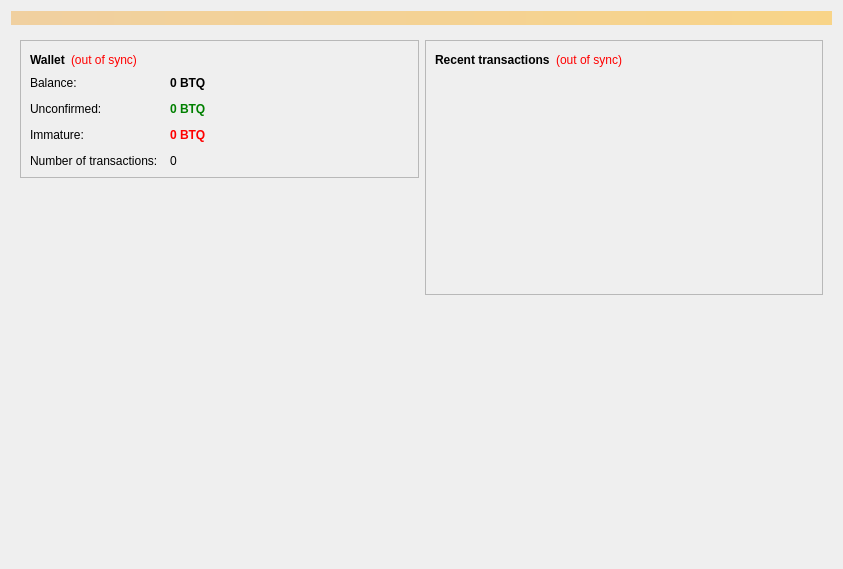
<?xml version="1.0" encoding="UTF-8"?>
<ui version="4.0">
 <class>OverviewPage</class>
 <widget class="QWidget" name="OverviewPage">
  <property name="geometry">
   <rect>
    <x>0</x>
    <y>0</y>
    <width>843</width>
    <height>569</height>
   </rect>
  </property>
  <property name="windowTitle">
   <string>Form</string>
  </property>
  <layout class="QVBoxLayout" name="topLayout">
   <item>
    <widget class="QLabel" name="labelAlerts">
     <property name="visible">
      <bool>false</bool>
     </property>
     <property name="styleSheet">
      <string notr="true">background-color: qlineargradient(x1: 0, y1: 0, x2: 1, y2: 0, stop:0 #F0D0A0, stop:1 #F8D488); color:#000000;</string>
     </property>
     <property name="wordWrap">
      <bool>true</bool>
     </property>
     <property name="margin">
      <number>3</number>
     </property>
    </widget>
   </item>
   <item>
    <widget class="QFrame" name="frameMain">
     <layout class="QHBoxLayout" name="horizontalLayout" stretch="1,1">
      <item>
       <layout class="QVBoxLayout" name="verticalLayout_2">
        <item>
         <widget class="QFrame" name="frame">
          <property name="frameShape">
           <enum>QFrame::StyledPanel</enum>
          </property>
          <property name="frameShadow">
           <enum>QFrame::Raised</enum>
          </property>
          <layout class="QVBoxLayout" name="verticalLayout_4">
           <item>
            <layout class="QHBoxLayout" name="horizontalLayout_4">
             <item>
              <widget class="QLabel" name="label_5">
               <property name="font">
                <font>
                 <weight>75</weight>
                 <bold>true</bold>
                </font>
               </property>
               <property name="styleSheet">
                <string notr="true"/>
               </property>
               <property name="text">
                <string>Wallet</string>
               </property>
              </widget>
             </item>
             <item>
              <widget class="QLabel" name="labelWalletStatus">
               <property name="toolTip">
                <string>&lt;html&gt;&lt;head/&gt;&lt;body&gt;&lt;p&gt;The displayed information may be out of date. Your wallet automatically synchronizes with the BitCrystal network after a connection is established, but this process has not completed yet.&lt;/p&gt;&lt;/body&gt;&lt;/html&gt;</string>
               </property>
               <property name="styleSheet">
                <string notr="true">QLabel { color: red; }</string>
               </property>
               <property name="text">
                <string notr="true">(out of sync)</string>
               </property>
               <property name="alignment">
                <set>Qt::AlignLeading|Qt::AlignLeft|Qt::AlignVCenter</set>
               </property>
              </widget>
             </item>
             <item>
              <spacer name="horizontalSpacer_2">
               <property name="orientation">
                <enum>Qt::Horizontal</enum>
               </property>
               <property name="sizeHint" stdset="0">
                <size>
                 <width>40</width>
                 <height>20</height>
                </size>
               </property>
              </spacer>
             </item>
            </layout>
           </item>
           <item>
            <layout class="QFormLayout" name="formLayout_2">
             <property name="fieldGrowthPolicy">
              <enum>QFormLayout::AllNonFixedFieldsGrow</enum>
             </property>
             <property name="horizontalSpacing">
              <number>12</number>
             </property>
             <property name="verticalSpacing">
              <number>12</number>
             </property>
             <item row="0" column="0">
              <widget class="QLabel" name="label">
               <property name="styleSheet">
                <string notr="true"/>
               </property>
               <property name="text">
                <string>Balance:</string>
               </property>
              </widget>
             </item>
             <item row="0" column="1">
              <widget class="QLabel" name="labelBalance">
               <property name="font">
                <font>
                 <weight>75</weight>
                 <bold>true</bold>
                </font>
               </property>
               <property name="cursor">
                <cursorShape>IBeamCursor</cursorShape>
               </property>
               <property name="toolTip">
                <string>Your current balance</string>
               </property>
               <property name="styleSheet">
                <string notr="true"/>
               </property>
               <property name="text">
                <string notr="true">0 BTQ</string>
               </property>
               <property name="textInteractionFlags">
                <set>Qt::LinksAccessibleByMouse|Qt::TextSelectableByKeyboard|Qt::TextSelectableByMouse</set>
               </property>
              </widget>
             </item>
             <item row="1" column="0">
              <widget class="QLabel" name="label_3">
               <property name="styleSheet">
                <string notr="true"/>
               </property>
               <property name="text">
                <string>Unconfirmed:</string>
               </property>
              </widget>
             </item>
             <item row="1" column="1">
              <widget class="QLabel" name="labelUnconfirmed">
               <property name="font">
                <font>
                 <weight>75</weight>
                 <bold>true</bold>
                </font>
               </property>
               <property name="cursor">
                <cursorShape>IBeamCursor</cursorShape>
               </property>
               <property name="toolTip">
                <string>Total of transactions that have yet to be confirmed, and do not yet count toward the current balance</string>
               </property>
               <property name="styleSheet">
                <string notr="true">QLabel { color: green; }</string>
               </property>
               <property name="text">
                <string notr="true">0 BTQ</string>
               </property>
               <property name="textInteractionFlags">
                <set>Qt::LinksAccessibleByMouse|Qt::TextSelectableByKeyboard|Qt::TextSelectableByMouse</set>
               </property>
              </widget>
             </item>
             <item row="2" column="0">
              <widget class="QLabel" name="labelImmatureText">
               <property name="styleSheet">
                <string notr="true"/>
               </property>
               <property name="text">
                <string>Immature:</string>
               </property>
              </widget>
             </item>
             <item row="2" column="1">
              <widget class="QLabel" name="labelImmature">
               <property name="font">
                <font>
                 <weight>75</weight>
                 <bold>true</bold>
                </font>
               </property>
               <property name="toolTip">
                <string>Mined balance that has not yet matured</string>
               </property>
               <property name="styleSheet">
                <string notr="true">QLabel { color: red; }</string>
               </property>
               <property name="text">
                <string notr="true">0 BTQ</string>
               </property>
               <property name="textInteractionFlags">
                <set>Qt::LinksAccessibleByMouse|Qt::TextSelectableByKeyboard|Qt::TextSelectableByMouse</set>
               </property>
              </widget>
             </item>
             <item row="3" column="0">
              <widget class="QLabel" name="label_2">
               <property name="text">
                <string>Number of transactions:</string>
               </property>
              </widget>
             </item>
             <item row="3" column="1">
              <widget class="QLabel" name="labelNumTransactions">
               <property name="toolTip">
                <string>Total number of transactions in wallet</string>
               </property>
               <property name="text">
                <string>0</string>
               </property>
              </widget>
             </item>
            </layout>
           </item>
          </layout>
         </widget>
        </item>
        <item>
         <widget class="QLabel" name="label_wallet_bgcoin">
          <property name="text">
           <string/>
          </property>
          <property name="pixmap">
           <pixmap resource="../bitcoin.qrc">:/images/wallet_bgcoin</pixmap>
          </property>
          <property name="scaledContents">
           <bool>false</bool>
          </property>
          <property name="alignment">
           <set>Qt::AlignCenter</set>
          </property>
          <property name="margin">
           <number>2</number>
          </property>
          <property name="indent">
           <number>-1</number>
          </property>
         </widget>
        </item>
        <item>
         <spacer name="verticalSpacer">
          <property name="orientation">
           <enum>Qt::Vertical</enum>
          </property>
          <property name="sizeType">
           <enum>QSizePolicy::Expanding</enum>
          </property>
          <property name="sizeHint" stdset="0">
           <size>
            <width>20</width>
            <height>20</height>
           </size>
          </property>
         </spacer>
        </item>
       </layout>
      </item>
      <item>
       <layout class="QVBoxLayout" name="verticalLayout_3">
        <item>
         <widget class="QFrame" name="frame_2">
          <property name="frameShape">
           <enum>QFrame::StyledPanel</enum>
          </property>
          <property name="frameShadow">
           <enum>QFrame::Raised</enum>
          </property>
          <layout class="QVBoxLayout" name="verticalLayout">
           <item>
            <layout class="QHBoxLayout" name="horizontalLayout_2">
             <item>
              <widget class="QLabel" name="label_4">
               <property name="styleSheet">
                <string notr="true"/>
               </property>
               <property name="text">
                <string>&lt;b&gt;Recent transactions&lt;/b&gt;</string>
               </property>
              </widget>
             </item>
             <item>
              <widget class="QLabel" name="labelTransactionsStatus">
               <property name="toolTip">
                <string>&lt;html&gt;&lt;head/&gt;&lt;body&gt;&lt;p&gt;The displayed information may be out of date. Your wallet automatically synchronizes with the BitCrystal network after a connection is established, but this process has not completed yet.&lt;/p&gt;&lt;/body&gt;&lt;/html&gt;</string>
               </property>
               <property name="styleSheet">
                <string notr="true">QLabel { color: red; }</string>
               </property>
               <property name="text">
                <string notr="true">(out of sync)</string>
               </property>
               <property name="alignment">
                <set>Qt::AlignRight|Qt::AlignTrailing|Qt::AlignVCenter</set>
               </property>
              </widget>
             </item>
             <item>
              <spacer name="horizontalSpacer">
               <property name="orientation">
                <enum>Qt::Horizontal</enum>
               </property>
               <property name="sizeHint" stdset="0">
                <size>
                 <width>40</width>
                 <height>20</height>
                </size>
               </property>
              </spacer>
             </item>
            </layout>
           </item>
           <item>
            <widget class="QListView" name="listTransactions">
             <property name="styleSheet">
              <string notr="true">QListView { background: transparent; }</string>
             </property>
             <property name="frameShape">
              <enum>QFrame::NoFrame</enum>
             </property>
             <property name="verticalScrollBarPolicy">
              <enum>Qt::ScrollBarAlwaysOff</enum>
             </property>
             <property name="horizontalScrollBarPolicy">
              <enum>Qt::ScrollBarAlwaysOff</enum>
             </property>
             <property name="selectionMode">
              <enum>QAbstractItemView::NoSelection</enum>
             </property>
            </widget>
           </item>
          </layout>
         </widget>
        </item>
        <item>
         <spacer name="verticalSpacer_2">
          <property name="orientation">
           <enum>Qt::Vertical</enum>
          </property>
          <property name="sizeHint" stdset="0">
           <size>
            <width>20</width>
            <height>40</height>
           </size>
          </property>
         </spacer>
        </item>
       </layout>
      </item>
     </layout>
    </widget>
   </item>
  </layout>
 </widget>
 <resources>
  <include location="../bitcoin.qrc"/>
 </resources>
 <connections/>
</ui>
